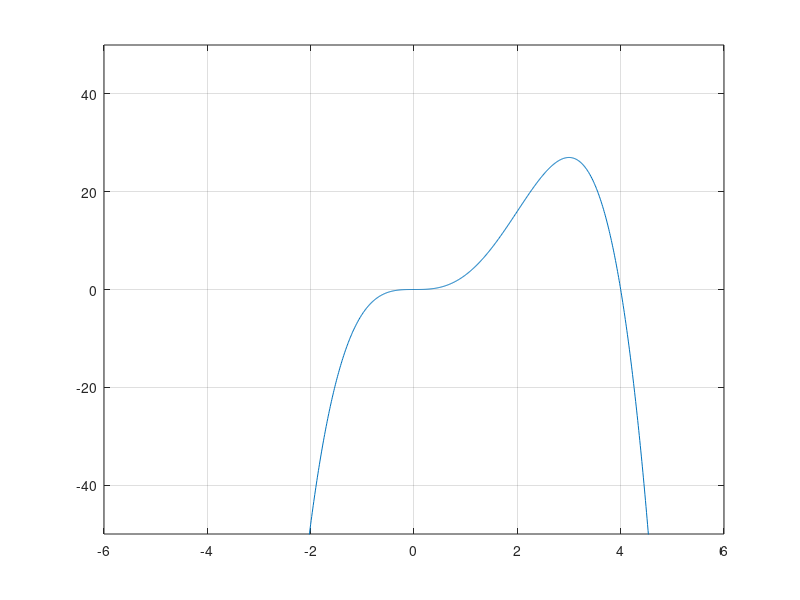

Write MATLAB code to recreate this figure.
clear all
close all
clc

% matrix = [0 0 1 2 3; 0 0 1 2 3; 0 0 1 2 3];
% for x = 1 : 3
%     while true
%         if matrix(:, 1) == zeros(size(matrix, 1), 1) & matrix(:, 1) == zeros(size(matrix, 1), 1)
%             matrix(:, 1) = [];
%         else
%             break;
%         end
%     end
%     disp(matrix)
% end

x = -5:0.01:5;
y = 4*x.^3 - x.^4;
plot(x,y)
grid on
ylim([-50 50]);